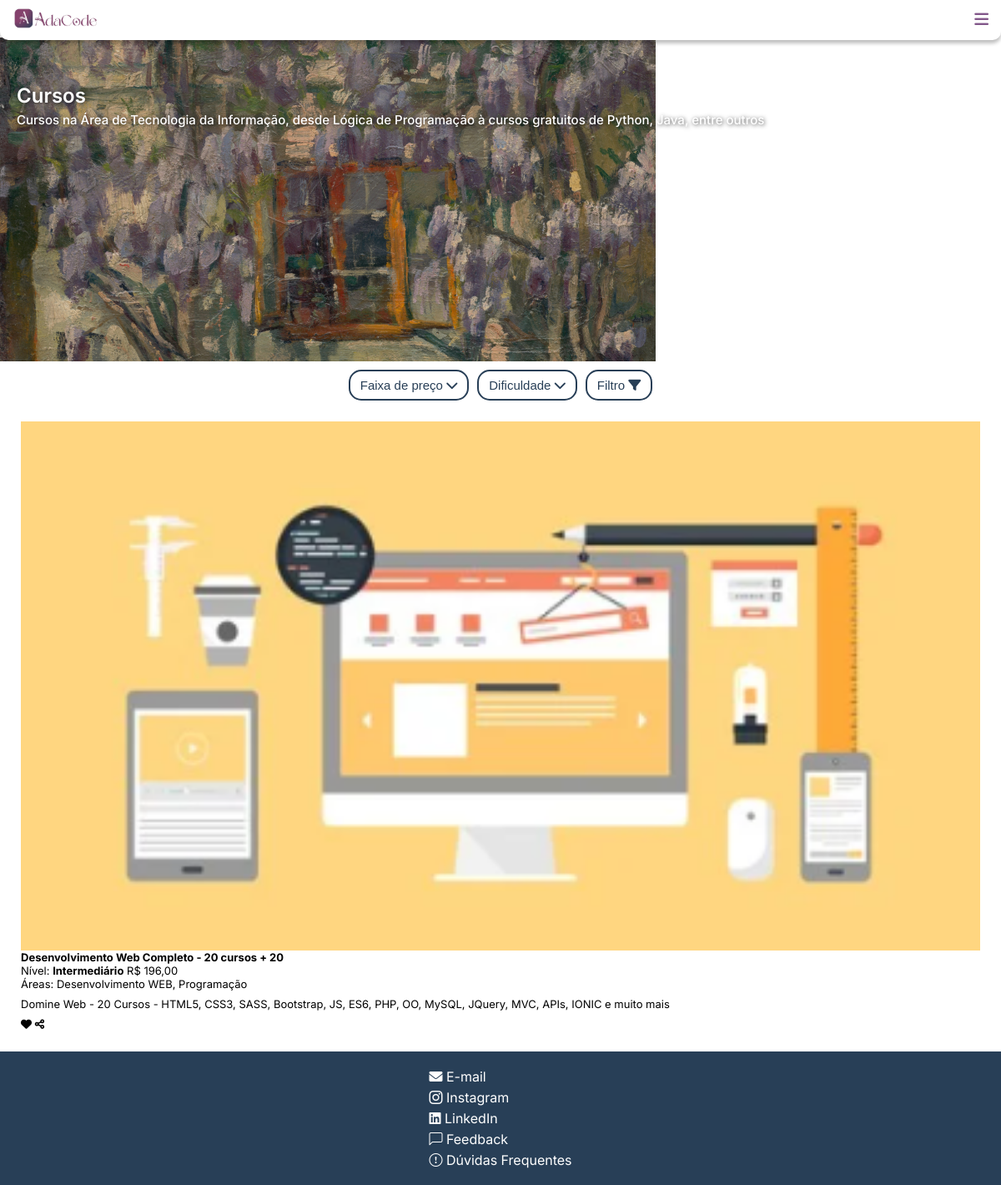
The app's page /cursosgeral.php with its own data.
### tables this page shows
CREATE TABLE `tb_curso` (
  `id_curso` int(11) NOT NULL,
  `nm_curso` varchar(45) NOT NULL,
  `ds_curso` varchar(500) NOT NULL,
  `ds2_curso` longtext NOT NULL,
  `nm_plataforma` varchar(40) NOT NULL,
  `fk_id_nivel` int(11) NOT NULL,
  `vl_curso` decimal(10,0) NOT NULL,
  `ch_curso` int(11) NOT NULL,
  `certificado` varchar(5) NOT NULL,
  `url_curso` varchar(200) NOT NULL,
  `url_img` varchar(200) NOT NULL
);

CREATE TABLE `tb_nivel` (
  `id_nivel` int(11) NOT NULL,
  `nm_nivel` varchar(20) NOT NULL
);

### cursosgeral.php (the view, shortened to what this page needs)
<?php
include 'conexao.php';
?>
<!DOCTYPE html>
<html lang="pt-BR">
<head>
    <link rel="stylesheet" href="cursosgeral.css">
    <link rel="stylesheet" href="https://cdnjs.cloudflare.com/ajax/libs/font-awesome/6.0.0-beta3/css/all.min.css">
    <link rel="stylesheet" href="https://cdn.jsdelivr.net/npm/bootstrap-icons@1.10.5/font/bootstrap-icons.css">
</head>
<body>
    <header class="navbar">
        <div class="lado-esquerdo">
            <a href="home.php"><img src="img/logotopo.png" alt="AdaCode Logo"></a>
        </div>
        <div class="lado-direito">
            <button id="botao-menu" class="menu-botao">
               <i class="fas fa-bars"></i>
            </button>
        </div>
    </header>
    <main class="conteudo-principal">
        <section class="introducao">
            <div class="imagem-principal">
                <img class="pinturadeitada" src="img/pinturadeitada.png" alt="Pintura">
                <div class="titulo-pagina">
                    <h2 id="titulo">Cursos</h2>
                    <h3 id="descricao-titulo"> Cursos na Área de Tecnologia da Informação, desde Lógica de Programação à cursos gratuitos de Python, Java, entre outros
                    </h3>
                </div>
            </div>
        </section>
        <section class="filtros">
            <button class="filtro-botao">
                Faixa de preço <i class="fas fa-chevron-down"></i>
            </button>
            <button class="filtro-botao">
                Dificuldade <i class="fas fa-chevron-down"></i>
            </button>
            <button class="filtro-botao filtro-principal">
                Filtro <i class="fas fa-filter"></i>
            </button>
        </section>
        <section class="listagem-cursos">
<?php
$select = "
    SELECT
        C.id_curso, C.nm_curso, C.ds_curso, C.url_img, C.vl_curso,
        N.nm_nivel  -- Nome do Nível
    FROM
        tb_curso C
    INNER JOIN
        tb_nivel N ON C.fk_id_nivel = N.id_nivel
    ORDER BY
        C.nm_curso ASC
";
$resultado = $conexao->query($select);
if ($resultado && $resultado->num_rows > 0) {
    while ($curso = $resultado->fetch_assoc()) {
        $id_curso = $curso['id_curso'];
        $titulo_curso = htmlspecialchars($curso['nm_curso']);
        $descricao_curso = htmlspecialchars($curso['ds_curso']);
        $imagem_url = 'img/' . htmlspecialchars($curso['url_img']);
        $preco_formatado = ($curso['vl_curso'] == 0.00) ? 'Grátis' : 'R$ ' . number_format($curso['vl_curso'], 2, ',', '.');
        $nivel_curso = htmlspecialchars($curso['nm_nivel']);
        $areas_string = '';
        $select_areas = "
            SELECT
                A.nm_area
            FROM
                tb_curso_area CA
            INNER JOIN
                tb_area A ON CA.fk_id_area = A.id_area
            WHERE
                CA.fk_id_curso = ?
            ORDER BY
                A.nm_area
        ";
        $prepare_areas = $conexao->prepare($select_areas);
        if ($prepare_areas) {
            $prepare_areas->bind_param('i', $id_curso);
            $prepare_areas->execute();
            $resultado_areas = $prepare_areas->get_result();
            $areas_array = [];
            while ($area_data = $resultado_areas->fetch_assoc()) {
                $areas_array[] = htmlspecialchars($area_data['nm_area']);
            }
            $areas_string = !empty($areas_array) ? implode(', ', $areas_array) : 'N/A';
        }
        echo <<<HTML
<a href="cursoespecifico.php?id={$id_curso}" style="text-decoration: none; color: inherit;">
    <div class="card-curso">
        <div class="primeiro-curso">
            <img class="imagem-curso" src="{$imagem_url}" alt="Imagem do Curso: {$titulo_curso}">
        </div>
        <div class="conteudo-card">
            <h4 class="titulo-card">{$titulo_curso}</h4>
            <div class="info-inline">
                <span class="nivel-card">Nível: <strong>{$nivel_curso}</strong></span>
                <span class="preco-card">{$preco_formatado}</span>
            </div>
            <p class="area-card">Áreas: {$areas_string}</p>
            <p class="descricao-curso">
                {$descricao_curso}
            </p>
            <div class="icones">
                <i class="fas fa-heart"></i>
                <i class="fas fa-share-alt"></i>
            </div>
        </div>
    </div>
</a>
HTML;
    }
} else {
    echo '<p style="text-align:center; margin-top: 20px;">Nenhum curso cadastrado no momento.</p>';
}
?>
</section>
    </main>
    <footer class="rodape">
        <ul>
            <li><i class="fas fa-envelope"></i> E-mail</li>
            <li><i class="bi bi-instagram"></i></i> Instagram</li>
            <li><i class="fab fa-linkedin"></i> LinkedIn</li>
            <li><i class="bi bi-chat-left"></i></i> Feedback</li>
            <li><i class="bi bi-exclamation-circle"></i></i> Dúvidas Frequentes</li>
        </ul>
    </footer>
</body>
</html>

### cursosgeral.css (style rules this page uses)
:root { --cor-letra-h2: #9D5383; --cor-rodapé: #283F57; --cor-texto-e-btn: #82578A; }
* { box-sizing: border-box; margin:0; padding: 0; }
body { font-family:'Inter', sans-serif; display: flex; flex-direction: column; min-height: 100vh; margin: 0; overflow-x: hidden; }
.navbar { width:100%; height: 48px; display: flex; justify-content: space-between; align-items: center; position: fixed; background-color: #fff; box-shadow: 0 4px 4px rgba(0, 0, 0, 0.25); z-index: 10; border-end-start-radius: 10px; border-end-end-radius: 10px; }
.lado-esquerdo img { width: 120px; height: auto; display:block; margin-top: 10px; }
.menu-botao { font-size: 1.2em; background-color: transparent; cursor: pointer; color: var(--cor-texto-e-btn); padding: 15px; border: none; outline: none; transition: background-color 0.2s ease, box-shadow 0.2s ease; }
.conteudo-principal { padding-top: 45px; flex:1; }
.pinturadeitada { max-width: 100%; height: auto; display: block; }
.titulo-pagina { position: absolute; top: 100px; left: 20px; color: #fff; text-shadow: 1px 1px 5px rgba(0,0,0,0.7); }
#titulo { font-size: 24px; font-weight: 600; }
#descricao-titulo { font-size: 15px; margin-top: 5px; font-weight: 500; }
.filtros { margin-top: 10px; display: flex; justify-content: center; align-items: center; gap: 10px; padding: 0 10px; }
.filtro-botao { font-size: 15px; border-radius: 15px; text-align: center; background-color: transparent; padding: 8px 12px; border: 2px solid #283f57; color: #283f57; font-weight: 500; }
.card-curso { padding: 25px 25px 25px 25px; font-size: 13px; }
.imagem-curso { width: 100%; height: auto; display: block; padding: 0; margin: 0 auto; }
.descricao-curso { margin-top: 8px; }
.icones { margin-top: 8px; background-color: transparent; }
.rodape { width: 100%; background-color: var(--cor-rodapé); color: #fff; padding: 20px; display: flex; justify-content: center; }
.rodape ul { list-style: none; display: flex; flex-direction: column; gap: 5px; }

### records on screen
tb_curso: url_img (picture), nm_curso "Desenvolvimento Web Completo - 20 cursos + 20", tb_nivel.nm_nivel "Intermediário", vl_curso "R$ 196,00", areas_string "Desenvolvimento WEB, Programação", ds_curso "Domine Web - 20 Cursos - HTML5, CSS3, SASS, Bootstrap, JS, ES6, PHP, OO, MySQL, JQuery, MVC, APIs, IONIC e muito mais"
